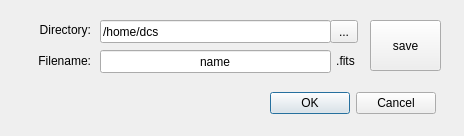
<?xml version="1.0" encoding="UTF-8"?>
<ui version="4.0">
 <class>Dialog</class>
 <widget class="QDialog" name="Dialog">
  <property name="geometry">
   <rect>
    <x>0</x>
    <y>0</y>
    <width>464</width>
    <height>136</height>
   </rect>
  </property>
  <property name="windowTitle">
   <string>Save As</string>
  </property>
  <widget class="QLabel" name="label_27">
   <property name="geometry">
    <rect>
     <x>10</x>
     <y>19</y>
     <width>81</width>
     <height>21</height>
    </rect>
   </property>
   <property name="layoutDirection">
    <enum>Qt::LeftToRight</enum>
   </property>
   <property name="text">
    <string>Directory:</string>
   </property>
   <property name="alignment">
    <set>Qt::AlignRight|Qt::AlignTrailing|Qt::AlignVCenter</set>
   </property>
  </widget>
  <widget class="QLineEdit" name="e_user_dir">
   <property name="geometry">
    <rect>
     <x>100</x>
     <y>20</y>
     <width>231</width>
     <height>23</height>
    </rect>
   </property>
   <property name="text">
    <string>/home/dcs</string>
   </property>
  </widget>
  <widget class="QLabel" name="label_28">
   <property name="geometry">
    <rect>
     <x>330</x>
     <y>50</y>
     <width>31</width>
     <height>21</height>
    </rect>
   </property>
   <property name="layoutDirection">
    <enum>Qt::LeftToRight</enum>
   </property>
   <property name="text">
    <string>.fits</string>
   </property>
   <property name="alignment">
    <set>Qt::AlignCenter</set>
   </property>
  </widget>
  <widget class="QToolButton" name="btn_find_user_dir">
   <property name="geometry">
    <rect>
     <x>330</x>
     <y>20</y>
     <width>28</width>
     <height>23</height>
    </rect>
   </property>
   <property name="text">
    <string>...</string>
   </property>
  </widget>
  <widget class="QLineEdit" name="e_user_file">
   <property name="geometry">
    <rect>
     <x>100</x>
     <y>50</y>
     <width>231</width>
     <height>23</height>
    </rect>
   </property>
   <property name="text">
    <string>name</string>
   </property>
   <property name="alignment">
    <set>Qt::AlignCenter</set>
   </property>
  </widget>
  <widget class="QToolButton" name="btn_save">
   <property name="geometry">
    <rect>
     <x>370</x>
     <y>20</y>
     <width>71</width>
     <height>51</height>
    </rect>
   </property>
   <property name="text">
    <string>save</string>
   </property>
  </widget>
  <widget class="QDialogButtonBox" name="buttonBox">
   <property name="geometry">
    <rect>
     <x>270</x>
     <y>90</y>
     <width>166</width>
     <height>27</height>
    </rect>
   </property>
   <property name="standardButtons">
    <set>QDialogButtonBox::Cancel|QDialogButtonBox::Ok</set>
   </property>
  </widget>
  <widget class="QLabel" name="label_29">
   <property name="geometry">
    <rect>
     <x>10</x>
     <y>50</y>
     <width>81</width>
     <height>21</height>
    </rect>
   </property>
   <property name="layoutDirection">
    <enum>Qt::LeftToRight</enum>
   </property>
   <property name="text">
    <string>Filename:</string>
   </property>
   <property name="alignment">
    <set>Qt::AlignRight|Qt::AlignTrailing|Qt::AlignVCenter</set>
   </property>
  </widget>
 </widget>
 <tabstops>
  <tabstop>e_user_dir</tabstop>
  <tabstop>btn_find_user_dir</tabstop>
  <tabstop>e_user_file</tabstop>
  <tabstop>btn_save</tabstop>
 </tabstops>
 <resources/>
 <connections/>
</ui>
